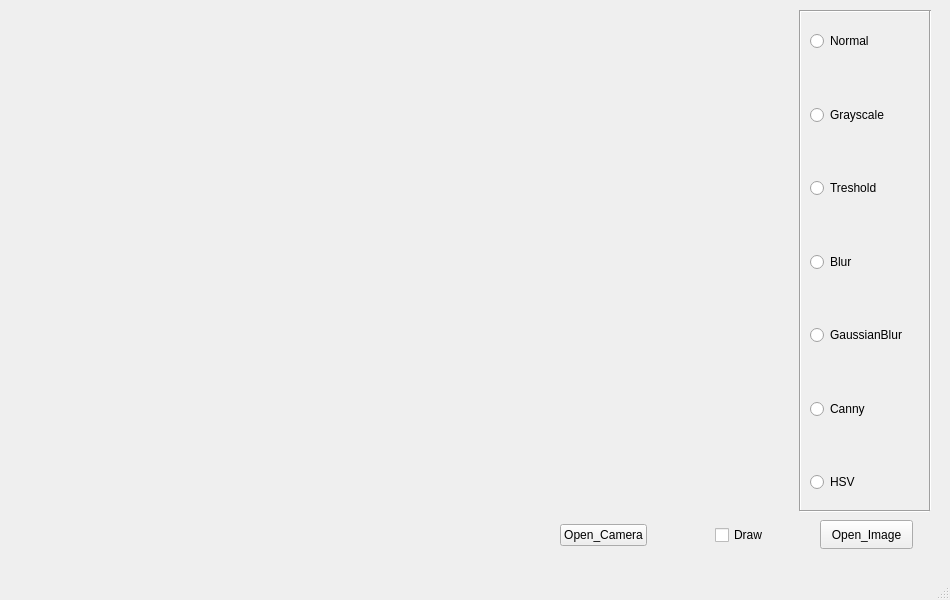
<?xml version="1.0" encoding="UTF-8"?>
<ui version="4.0">
 <class>MainWindow</class>
 <widget class="QMainWindow" name="MainWindow">
  <property name="geometry">
   <rect>
    <x>0</x>
    <y>0</y>
    <width>950</width>
    <height>600</height>
   </rect>
  </property>
  <property name="minimumSize">
   <size>
    <width>950</width>
    <height>600</height>
   </size>
  </property>
  <property name="windowTitle">
   <string>Программа для теста OpenCv</string>
  </property>
  <widget class="QWidget" name="centralwidget">
   <widget class="Line" name="line">
    <property name="geometry">
     <rect>
      <x>790</x>
      <y>10</y>
      <width>20</width>
      <height>501</height>
     </rect>
    </property>
    <property name="orientation">
     <enum>Qt::Vertical</enum>
    </property>
   </widget>
   <widget class="Line" name="line_2">
    <property name="geometry">
     <rect>
      <x>920</x>
      <y>10</y>
      <width>20</width>
      <height>501</height>
     </rect>
    </property>
    <property name="orientation">
     <enum>Qt::Vertical</enum>
    </property>
   </widget>
   <widget class="Line" name="line_3">
    <property name="geometry">
     <rect>
      <x>800</x>
      <y>10</y>
      <width>130</width>
      <height>3</height>
     </rect>
    </property>
    <property name="orientation">
     <enum>Qt::Horizontal</enum>
    </property>
   </widget>
   <widget class="Line" name="line_4">
    <property name="geometry">
     <rect>
      <x>800</x>
      <y>510</y>
      <width>130</width>
      <height>3</height>
     </rect>
    </property>
    <property name="orientation">
     <enum>Qt::Horizontal</enum>
    </property>
   </widget>
   <widget class="QPushButton" name="Open_Image">
    <property name="geometry">
     <rect>
      <x>820</x>
      <y>520</y>
      <width>93</width>
      <height>29</height>
     </rect>
    </property>
    <property name="text">
     <string>Open_Image</string>
    </property>
   </widget>
   <widget class="QLabel" name="label_image">
    <property name="geometry">
     <rect>
      <x>50</x>
      <y>10</y>
      <width>700</width>
      <height>500</height>
     </rect>
    </property>
    <property name="text">
     <string/>
    </property>
   </widget>
   <widget class="QWidget" name="layoutWidget">
    <property name="geometry">
     <rect>
      <x>810</x>
      <y>31</y>
      <width>110</width>
      <height>461</height>
     </rect>
    </property>
    <layout class="QGridLayout" name="gridLayout">
     <item row="0" column="0">
      <widget class="QRadioButton" name="Normal">
       <property name="text">
        <string>Normal</string>
       </property>
      </widget>
     </item>
     <item row="1" column="0">
      <spacer name="verticalSpacer">
       <property name="orientation">
        <enum>Qt::Vertical</enum>
       </property>
       <property name="sizeHint" stdset="0">
        <size>
         <width>58</width>
         <height>28</height>
        </size>
       </property>
      </spacer>
     </item>
     <item row="2" column="0">
      <widget class="QRadioButton" name="Grayscale">
       <property name="text">
        <string>Grayscale</string>
       </property>
      </widget>
     </item>
     <item row="3" column="0">
      <spacer name="verticalSpacer_2">
       <property name="orientation">
        <enum>Qt::Vertical</enum>
       </property>
       <property name="sizeHint" stdset="0">
        <size>
         <width>58</width>
         <height>28</height>
        </size>
       </property>
      </spacer>
     </item>
     <item row="4" column="0">
      <widget class="QRadioButton" name="Binary">
       <property name="text">
        <string>Treshold</string>
       </property>
      </widget>
     </item>
     <item row="5" column="0">
      <spacer name="verticalSpacer_3">
       <property name="orientation">
        <enum>Qt::Vertical</enum>
       </property>
       <property name="sizeHint" stdset="0">
        <size>
         <width>58</width>
         <height>28</height>
        </size>
       </property>
      </spacer>
     </item>
     <item row="6" column="0">
      <widget class="QRadioButton" name="Blur">
       <property name="text">
        <string>Blur</string>
       </property>
      </widget>
     </item>
     <item row="7" column="0">
      <spacer name="verticalSpacer_5">
       <property name="orientation">
        <enum>Qt::Vertical</enum>
       </property>
       <property name="sizeHint" stdset="0">
        <size>
         <width>58</width>
         <height>28</height>
        </size>
       </property>
      </spacer>
     </item>
     <item row="8" column="0">
      <widget class="QRadioButton" name="GaussianBlur">
       <property name="text">
        <string>GaussianBlur</string>
       </property>
      </widget>
     </item>
     <item row="9" column="0">
      <spacer name="verticalSpacer_6">
       <property name="orientation">
        <enum>Qt::Vertical</enum>
       </property>
       <property name="sizeHint" stdset="0">
        <size>
         <width>58</width>
         <height>28</height>
        </size>
       </property>
      </spacer>
     </item>
     <item row="10" column="0">
      <widget class="QRadioButton" name="Canny">
       <property name="text">
        <string>Canny</string>
       </property>
      </widget>
     </item>
     <item row="11" column="0">
      <spacer name="verticalSpacer_4">
       <property name="orientation">
        <enum>Qt::Vertical</enum>
       </property>
       <property name="sizeHint" stdset="0">
        <size>
         <width>58</width>
         <height>18</height>
        </size>
       </property>
      </spacer>
     </item>
     <item row="12" column="0">
      <widget class="QRadioButton" name="HSV">
       <property name="text">
        <string>HSV</string>
       </property>
      </widget>
     </item>
    </layout>
   </widget>
   <widget class="QWidget" name="">
    <property name="geometry">
     <rect>
      <x>560</x>
      <y>520</y>
      <width>208</width>
      <height>31</height>
     </rect>
    </property>
    <layout class="QGridLayout" name="gridLayout_2">
     <item row="0" column="0">
      <widget class="QPushButton" name="Open_Camera">
       <property name="text">
        <string>Open_Camera</string>
       </property>
      </widget>
     </item>
     <item row="0" column="1">
      <spacer name="horizontalSpacer">
       <property name="orientation">
        <enum>Qt::Horizontal</enum>
       </property>
       <property name="sizeHint" stdset="0">
        <size>
         <width>40</width>
         <height>20</height>
        </size>
       </property>
      </spacer>
     </item>
     <item row="0" column="2">
      <widget class="QCheckBox" name="Draw">
       <property name="text">
        <string>Draw</string>
       </property>
      </widget>
     </item>
    </layout>
   </widget>
  </widget>
  <widget class="QMenuBar" name="menubar">
   <property name="geometry">
    <rect>
     <x>0</x>
     <y>0</y>
     <width>950</width>
     <height>26</height>
    </rect>
   </property>
  </widget>
  <widget class="QStatusBar" name="statusbar"/>
 </widget>
 <resources/>
 <connections/>
</ui>
